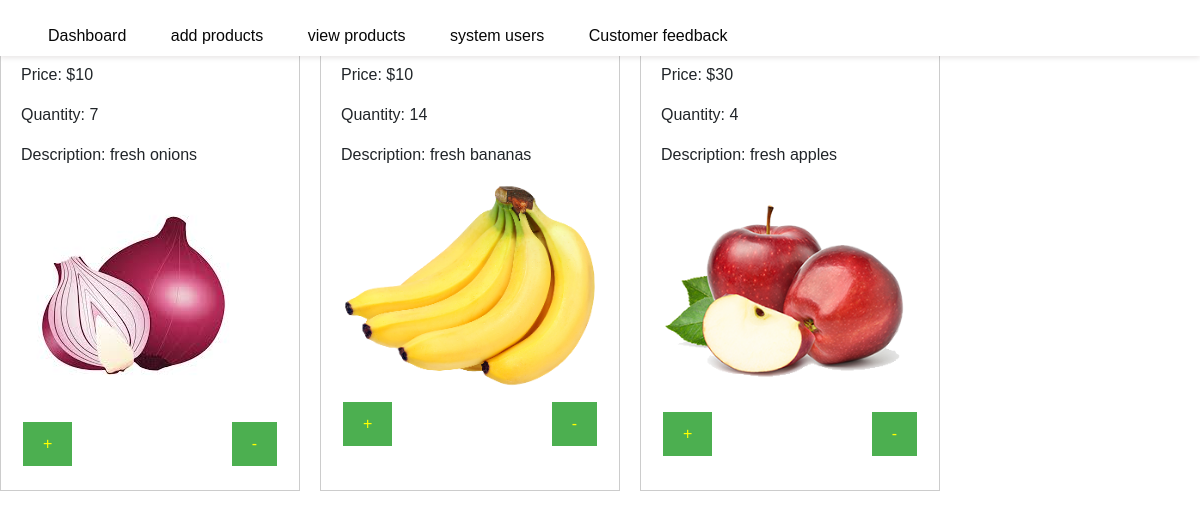
/products.php, run on the app's committed database.
### tables this page shows
CREATE TABLE `product` (
  `productcode` varchar(10) NOT NULL,
  `productname` varchar(200) NOT NULL,
  `productquantity` varchar(200) NOT NULL,
  `productdescription` varchar(200) NOT NULL,
  `productstatus` int(10) NOT NULL,
  `productprice` int(6) NOT NULL,
  `file` varchar(200) NOT NULL
);

### products.php (the view, shortened to what this page needs)
<!DOCTYPE html>
<html lang="en">
<head>
    <link href="https://cdn.jsdelivr.net/npm/bootstrap@5.3.2/dist/css/bootstrap.min.css" rel="stylesheet">
<link rel="stylesheet" href="css/admin.css">
</head>
<body>
<header class="header">
        <div class="flex">
            <nav class="navbar"></nav>
            <a href="dashboard.php">Dashboard</a>
                <a href="admin.php">add products</a>
                <a href="products.php">view products</a>
                <a href="user.php">system users</a>
                <a href="customer.php">Customer feedback</a>
        </div>
    </header>
    <div class="product-container">
        <?php
        require_once('connection.php');
        $sql = "SELECT * FROM product";
        $result = mysqli_query($con, $sql);
        if (mysqli_num_rows($result) > 0) {
            while ($row = mysqli_fetch_assoc($result)) {
                echo "<div class='product'>";
                echo "<h3>" . $row["productname"] . "</h3>";
                echo "<p>Price: $" . $row["productprice"] . "</p>";
                echo "<p>Quantity: <span id='quantity-" . $row["productcode"] . "'>" . $row["productquantity"] . "</span></p>";
                echo "<p>Description: " . $row["productdescription"] . "</p>";
                echo "<img src='" . $row["file"] . "' alt='" . $row["productname"] . "'>";
                echo "<div class='button-container'>";
                echo "<button onclick='changeQuantity(" . $row["productcode"] . ", 1)'>+</button>";
                echo "<button onclick='changeQuantity(" . $row["productcode"] . ", -1)'>-</button>";
                echo "</div>";
                echo "</div>";
            }
        } else {
            echo "No products available";
        }
        ?>
    </div>
</body>
</html>

### css/admin.css (style rules this page uses)
body { margin: 0; font-family: 'Arial', sans-serif; background: #fff; }
.header { position: fixed; top: 0; left: 0; right: 0; z-index: 1000; align-items: center; padding: 8px; background-color: #fff; color: #333; box-shadow: 0 2px 5px rgba(36, 11, 11, 0.1); }
.navbar { display: flex; justify-content: space-between; }
a { color: #070707; text-decoration: none; font-size: 16px; transition: color 0.3s; padding-left: 30px; margin-left: 10px; }

### products.php (style rules this page uses)
.product-container { display: flex; flex-wrap: wrap; gap: 20px; }
.product { border: 1px solid #ccc; padding: 20px; width: 300px; }
.product img { max-width: 100%; height: auto; margin-bottom: 10px; }
.button-container { display: flex; justify-content: space-between; align-items: center; }
.product button { background-color: #4CAF50; border: none; color: yellow; padding: 10px 20px; text-align: center; text-decoration: none; display: inline-block; font-size: 16px; margin: 4px 2px; cursor: pointer; transition-duration: 0.4s; }

### data on the page
product: productprice "10", productquantity "7", productdescription "fresh onions", file+productname (picture)
product: productprice "10", productquantity "14", productdescription "fresh bananas", file+productname (picture)
product: productprice "30", productquantity "4", productdescription "fresh apples", file+productname (picture)
